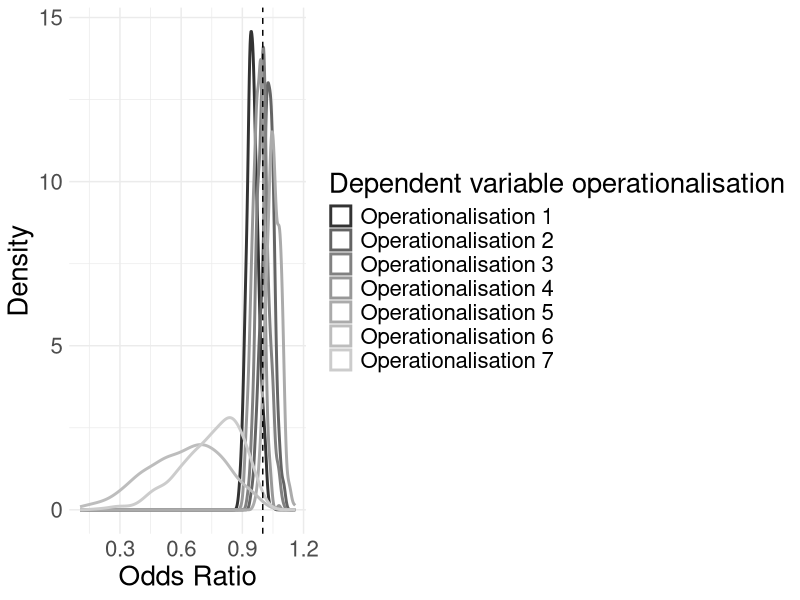

R code for this plot:
## ---- chunk 1
# Load required packages
library(ggplot2)

# Ensure reproducibility 
set.seed(123)

# Simulate data
n <- 400

# Conditions for normal distribution
means <- c(0.95, 1.025, 1,  0.975, 1.05)
sd    <- 0.03

# To show what it would look like if not all outcome distributions follow the same distribution, I let 5 odds ratio densities follow a normal distribution, and 2 densities folllow a beta-distribution.

# Create a data frame with normally distributed simulated odds ratio for the first 5 operationalisations of the outcome variable
dat <- data.frame(
  odds_ratio = unlist(
    lapply(means, function(mu) {
      # let 5 of the outcomes follow normal distributions
      exp(rnorm(n, mean = log(mu), sd = sd)) 
    })
  ),
  operationalisation = rep(
    paste0("Operationalisation ", 1:5),
    each = n
  )
)

# and the other 2 follow different beta distributions
or6 <- data.frame(odds_ratio=rbeta(n, 3,2), operationalisation = rep("Operationalisation 6", 400))

or7 <- data.frame(odds_ratio=rbeta(n, 6,2), operationalisation = rep("Operationalisation 7", 400))

# combine all datasets
dat <- rbind(dat, or6, or7)

# plot the densities of all outcome distributions to show how they differ
ggplot(dat, aes(x = odds_ratio, colour = operationalisation)) +
  geom_density(size = 1) +
  geom_vline(xintercept = 1, linetype = "dashed") + # OR = 1, no effect
  labs(
    x = "Odds Ratio",
    y = "Density",
    colour = "Dependent variable operationalisation"
  ) +
  scale_color_grey() +
  theme_minimal() + 
   theme(text = element_text(size = 20)) 
